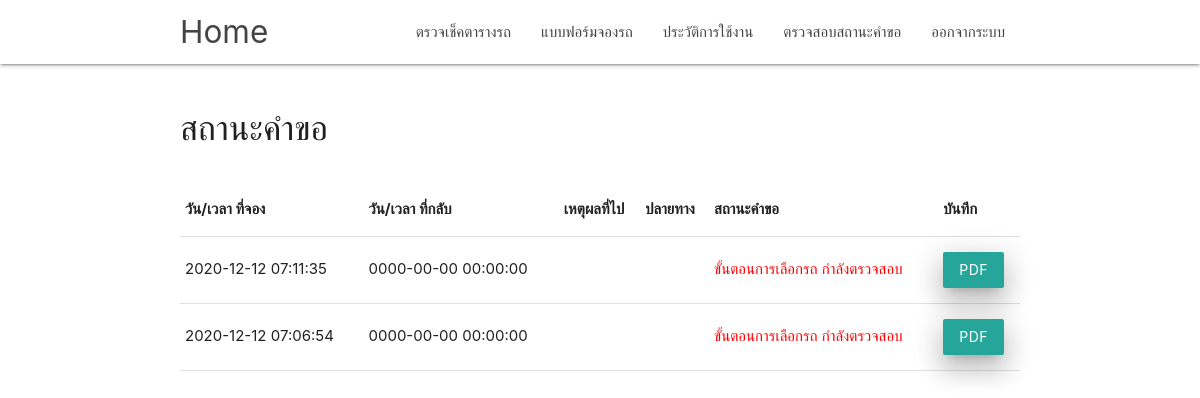
The page /user/checkstatus.php (signed in) on the database its author committed.
### tables this page shows
CREATE TABLE `approve_form` (
  `id` int(11) NOT NULL,
  `rent_form_id` int(11) NOT NULL,
  `approver_id` int(11) DEFAULT NULL,
  `status` text NOT NULL,
  `note` text NOT NULL,
  `created_at` timestamp NOT NULL DEFAULT current_timestamp(),
  `updated_at` timestamp NOT NULL DEFAULT '0000-00-00 00:00:00' ON UPDATE current_timestamp()
);

CREATE TABLE `rent_form` (
  `id` int(11) NOT NULL,
  `user_id` varchar(255) NOT NULL,
  `request` text NOT NULL,
  `place` text NOT NULL,
  `count` text NOT NULL,
  `people` text NOT NULL,
  `date_go` datetime NOT NULL,
  `date_back` datetime NOT NULL,
  `note` text NOT NULL,
  `phone` text NOT NULL,
  `created_at` timestamp NOT NULL DEFAULT current_timestamp(),
  `updated_at` timestamp NOT NULL DEFAULT '0000-00-00 00:00:00' ON UPDATE current_timestamp(),
  `references_id` text NOT NULL
);

### user/checkstatus.php (the view, shortened to what this page needs)
<?php
require '../server/server.php';
if (isset($_SESSION['id'])) {
    $id = $_SESSION['id'];
    $sql = "SELECT rent_form.created_at,date_back, rent_form.place, rent_form.request, rent_form.place, approve_form.status, approve_form.note
    FROM user, rent_form, driver_rent,approve_form
    WHERE rent_form.user_id = user.id AND driver_rent.rent_form_id = rent_form.id
    AND approve_form.rent_form_id = rent_form.id AND user.id = '$id'
    AND driver_rent.approver_id IS NOT NULL
    ORDER BY created_at DESC";
    $result = mysqli_query($connect, $sql);
} else {
    header("location:../login.php");
    exit();
}
?>
<!DOCTYPE html>
<html lang="en">
<head>
    <link href="../css/materialize.css" type="text/css" rel="stylesheet" media="screen,projection" />
    <link href="../css/style.css" type="text/css" rel="stylesheet" media="screen,projection" />
</head>
<body>
    <nav class="white" role="navigation">
        <div class="nav-wrapper container">
            <a id="logo-container" href="../index.php" class="brand-logo">Home</a>
            <ul class="right hide-on-med-and-down">
                <li><a href="calender.php">ตรวจเช็คตารางรถ</a></li>
                <li><a href="form_rentform.php">แบบฟอร์มจองรถ</a></li>
                <li><a href="history.php">ประวัติการใช้งาน</a></li>
                <li><a href="checkstatus.php">ตรวจสอบสถานะคำขอ</a></li>
                <li><a href="../login.php">ออกจากระบบ</a></li>
            </ul>
        </div>
    </nav>
    <div class="container">
        <br>
        <h4>สถานะคำขอ</h4><br>
        <table class="responsive-table">
            <thead>
                <tr>
                    <th>วัน/เวลา ที่จอง</th>
                    <th>วัน/เวลา ที่กลับ</th>
                    <th>เหตุผลที่ไป</th>
                    <th>ปลายทาง</th>
                    <th>สถานะคำขอ</th>
                    <th>บันทึก</th>
                </tr>
            </thead>
            <tbody>
                <?php while ($row = mysqli_fetch_array($result)) {  ?>
                    <tr>
                        <td><?php echo $row['created_at'] ?></td>
                        <td><?php echo $row['date_back'] ?></td>
                        <td><?php echo $row['request'] ?></td>
                        <td><?php echo $row['place'] ?></td>
                        <td style="color:red"><?php echo $row['note'] . " " . $row['status'] ?></td>
                        <td>
                            <a href="../tcpdf/create_pdf.php" target="_blank" class="btn waves-effect waves-light teal lighten-1 z-depth-4">PDF
                            </a>
                        </td>
                    </tr>
                <?php } ?>
            </tbody>
        </table>
    </div>
</body>
</html>

### css/style.css (style rules this page uses)
nav ul a, nav .brand-logo { color: #444; }

### rows shown on the page
approve_form: rent_form.created_at "2020-12-12 07:11:35", rent_form.date_back "0000-00-00 00:00:00", note "ขั้นตอนการเลือกรถ", status "กำลังตรวจสอบ"
approve_form: rent_form.created_at "2020-12-12 07:06:54", rent_form.date_back "0000-00-00 00:00:00", note "ขั้นตอนการเลือกรถ", status "กำลังตรวจสอบ"
